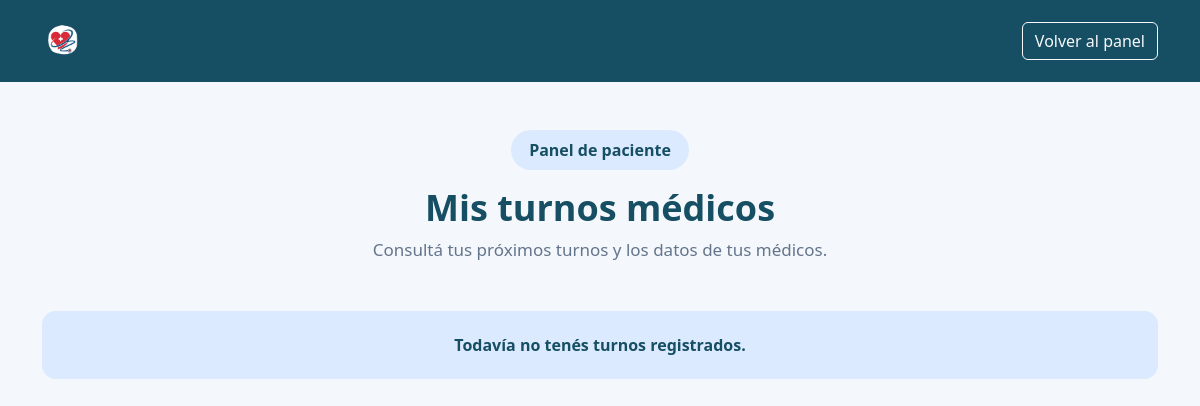
Before: /php/turnosPaciente.php (signed in) with the older database file.
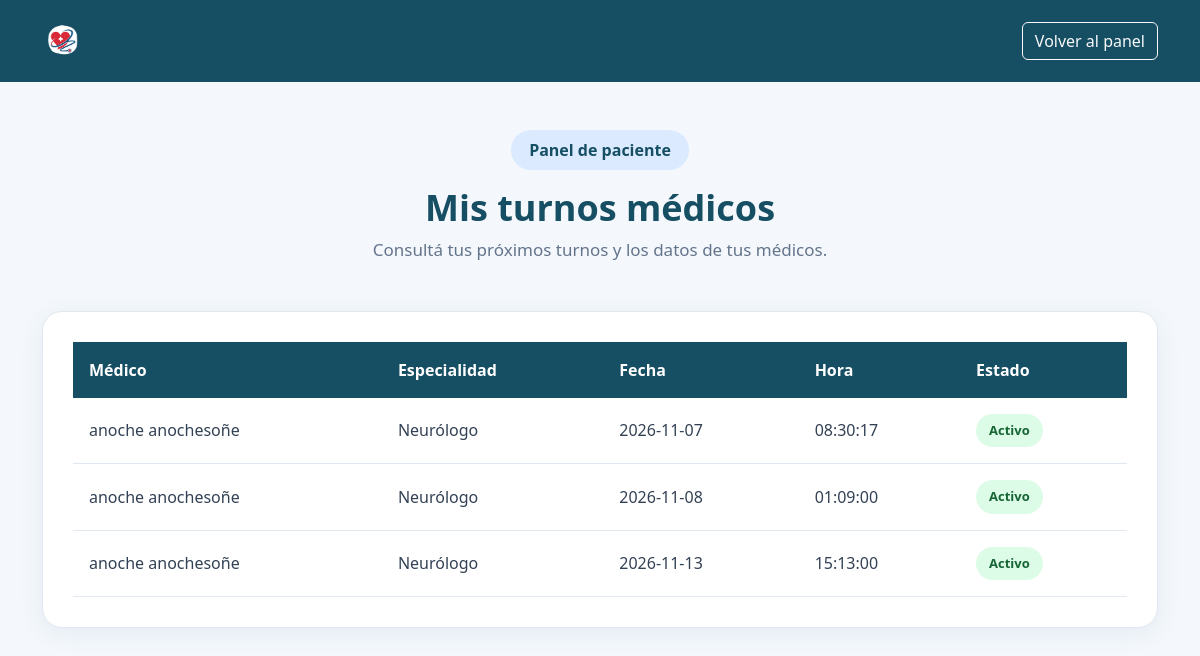
After: the same page with the newer database file.
### tables this page shows
CREATE TABLE `turno` (
  `id` int(11) NOT NULL,
  `fecha` date NOT NULL,
  `hora` time NOT NULL,
  `id_paciente` int(11) NOT NULL,
  `id_medico` int(11) NOT NULL,
  `id_especialidad` int(11) NOT NULL,
  `id_secretario_asignado` int(11) DEFAULT NULL,
  `estado` int(11) NOT NULL,
  `observaciones` varchar(200) DEFAULT NULL
);

CREATE TABLE `medico` (
  `id` int(11) NOT NULL,
  `dni` int(11) NOT NULL,
  `nombre` varchar(20) NOT NULL,
  `apellido` varchar(20) NOT NULL,
  `mail` varchar(50) NOT NULL,
  `contrasena` varchar(255) NOT NULL,
  `especialidad` int(11) NOT NULL,
  `id_tipo_usuario` int(11) NOT NULL
);

CREATE TABLE `especialidad` (
  `id` int(11) NOT NULL,
  `nombre` varchar(20) NOT NULL
);

### php/turnosPaciente.php (the view, shortened to what this page needs)
<?php
include("./conexion.php");
$idPaciente = $_SESSION['usuario_id'];
$query = "SELECT t.fecha, t.hora, t.estado,
                 m.nombre AS nombre_medico,
                 m.apellido AS apellido_medico,
                 e.nombre AS especialidad
          FROM turno AS t
          INNER JOIN medico AS m ON t.id_medico = m.id
          INNER JOIN especialidad AS e ON t.id_especialidad = e.id
          WHERE t.id_paciente = ?
          ORDER BY t.fecha, t.hora";
$stmt = $con->prepare($query);
$stmt->bind_param('i', $idPaciente);
$stmt->execute();
$turnos = $stmt->get_result();
?>
<!DOCTYPE html>
<html lang="es">
<head>
    <link href="https://cdn.jsdelivr.net/npm/bootstrap@5.3.8/dist/css/bootstrap.min.css" rel="stylesheet">
    <link rel="stylesheet" href="../css/turnosPacientes.css">
</head>
<body>
<nav class="navbar navbar-hospital">
    <div class="container">
        <a class="navbar-brand" href="../paciente.php">
            <img src="../img/logo.png" class="logo-hospital" alt="Hospitalin">
        </a>
        <a href="../paciente.php" class="btn btn-outline-light">
            Volver al panel
        </a>
    </div>
</nav>
<main class="container py-5">
    <div class="text-center mb-5">
        <span class="etiqueta-portada">Panel de paciente</span>
        <h1 class="titulo-portada mt-3">Mis turnos médicos</h1>
        <p class="texto-portada">
            Consultá tus próximos turnos y los datos de tus médicos.
        </p>
    </div>
    <?php if ($turnos->num_rows > 0) { ?>
        <div class="table-responsive tabla-turnos-container">
            <table class="table tabla-turnos">
                <thead>
                    <tr>
                        <th>Médico</th>
                        <th>Especialidad</th>
                        <th>Fecha</th>
                        <th>Hora</th>
                        <th>Estado</th>
                    </tr>
                </thead>
                <tbody>
                    <?php while ($t = $turnos->fetch_assoc()) { ?>
                        <tr>
                            <td>
                                <?= htmlspecialchars($t['nombre_medico'] . ' ' . $t['apellido_medico']) ?>
                            </td>
                            <td><?= htmlspecialchars($t['especialidad']) ?></td>
                            <td><?= htmlspecialchars($t['fecha']) ?></td>
                            <td><?= htmlspecialchars($t['hora']) ?></td>
                            <td>
                                <?php if ($t['estado'] == 1) { ?>
                                    <span class="estado-turno estado-activo">Activo</span>
                                <?php } else { ?>
                                    <span class="estado-turno estado-cancelado">Cancelado</span>
                                <?php } ?>
                            </td>
                        </tr>
                    <?php } ?>
                </tbody>
            </table>
        </div>
    <?php } else { ?>
        <div class="mensaje-sin-turnos">
            Todavía no tenés turnos registrados.
        </div>
    <?php } ?>
</main>
</body>
</html>

### css/turnosPacientes.css (style rules this page uses)
:root { --azul-oscuro: #164E63; --azul: #2563EB; --celeste: #DBEAFE; --fondo: #F4F8FC; --blanco: #FFFFFF; --texto: #334155; }
body { background-color: var(--fondo); color: var(--texto); min-height: 100vh; }
.navbar-hospital { background-color: var(--azul-oscuro); padding: 15px 0; }
.navbar-hospital .navbar-brand { color: white; font-size: 25px; font-weight: bold; display: flex; align-items: center; gap: 10px; }
.logo-hospital { width: 42px; height: 42px; object-fit: contain; }
.titulo-portada { color: var(--azul-oscuro); font-weight: 700; font-size: 36px; }
.etiqueta-portada { display: inline-block; background-color: var(--celeste); color: var(--azul-oscuro); padding: 8px 18px; border-radius: 20px; font-weight: 600; }
.texto-portada { color: #64748B; font-size: 17px; }
.tabla-turnos-container { background-color: var(--blanco); padding: 30px; border-radius: 20px; box-shadow: 0 5px 25px rgba(22, 78, 99, 0.08); border: 1px solid #E2E8F0; }
.tabla-turnos { vertical-align: middle; margin-bottom: 0; }
.tabla-turnos thead th { background-color: var(--azul-oscuro); color: var(--blanco); padding: 16px; border: none; white-space: nowrap; }
.tabla-turnos tbody td { padding: 16px; color: var(--texto); border-bottom: 1px solid #E2E8F0; }
.estado-turno { display: inline-block; padding: 7px 13px; border-radius: 20px; font-size: 13px; font-weight: 600; white-space: nowrap; }
.estado-activo { background-color: #DCFCE7; color: #166534; }
.mensaje-sin-turnos { background-color: var(--celeste); color: var(--azul-oscuro); padding: 22px; border-radius: 14px; text-align: center; font-weight: 600; }

Changed rows visible on the page:
added turno: id_medico.apellido "anoche anochesoñe", id_especialidad.nombre "Neurólogo", fecha "2026-11-07", hora "08:30:17", shows "Activo"
added turno: id_medico.apellido "anoche anochesoñe", id_especialidad.nombre "Neurólogo", fecha "2026-11-08", hora "01:09:00", shows "Activo"
added turno: id_medico.apellido "anoche anochesoñe", id_especialidad.nombre "Neurólogo", fecha "2026-11-13", hora "15:13:00", shows "Activo"
Other visible differences:
text no longer shown: "Todavía no tenés turnos registrados."
text now shown: "Médico Especialidad Fecha Hora Estado"
